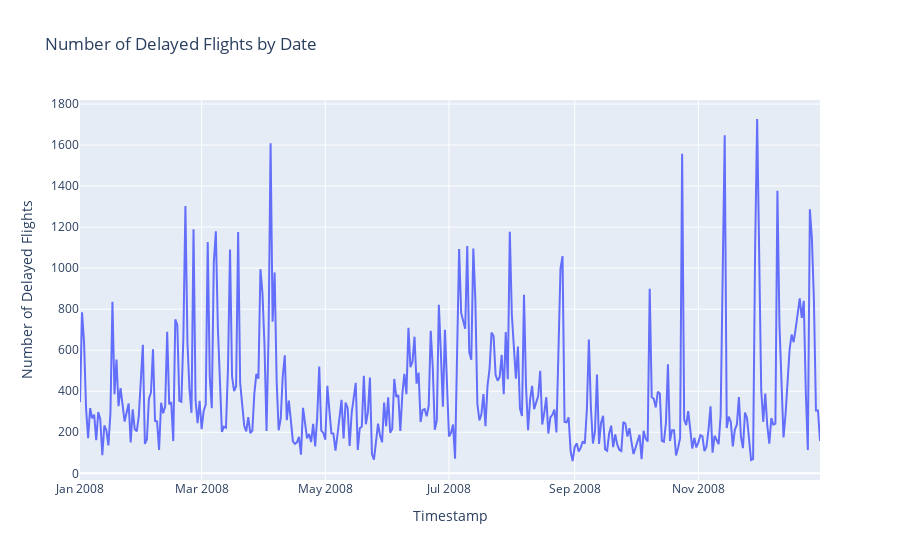

The notebook cell saved with this chart:
### Code cell
date_counts = delayed_flights['Timestamp'].dt.date.value_counts().sort_index()
px.line(date_counts,
        x=date_counts.index,
        y=date_counts.values,
        title='Number of Delayed Flights by Date',
        labels={'x':'Date', 'y':'Number of Delayed Flights'})

### Figure 1 — Plotly figure (JSON) as saved in the notebook; plotly's stock layout.template omitted (floating-point values rounded to 4 significant figures; data arrays with more than 128 entries replaced by an {"elided": "..."} marker saying what was removed)
{"data": [{"hovertemplate": "Timestamp=%{x}<br>Number of Delayed Flights=%{y}<extra></extra>", "legendgroup": "", "line": {"color": "#636efa", "dash": "solid"}, "marker": {"symbol": "circle"}, "mode": "lines", "name": "", "orientation": "v", "showlegend": false, "type": "scatter", "x": {"elided": "366 str values"}, "xaxis": "x", "y": {"elided": "366 int values"}, "yaxis": "y"}], "layout": {"legend": {"tracegroupgap": 0}, "title": {"text": "Number of Delayed Flights by Date"}, "xaxis": {"anchor": "y", "domain": [0, 1], "title": {"text": "Timestamp"}}, "yaxis": {"anchor": "x", "domain": [0, 1], "title": {"text": "Number of Delayed Flights"}}}}
